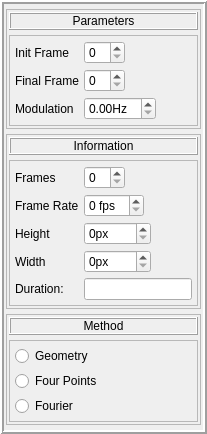
        <widget class="QFrame" name="Parameters">
         <property name="frameShape">
          <enum>QFrame::Box</enum>
         </property>
         <property name="frameShadow">
          <enum>QFrame::Raised</enum>
         </property>
         <property name="lineWidth">
          <number>2</number>
         </property>
         <layout class="QVBoxLayout" name="verticalLayout_2">
          <property name="spacing">
           <number>5</number>
          </property>
          <property name="leftMargin">
           <number>2</number>
          </property>
          <property name="topMargin">
           <number>5</number>
          </property>
          <property name="rightMargin">
           <number>2</number>
          </property>
          <property name="bottomMargin">
           <number>5</number>
          </property>
          <item>
           <widget class="QFrame" name="parms_control">
            <property name="frameShape">
             <enum>QFrame::StyledPanel</enum>
            </property>
            <property name="frameShadow">
             <enum>QFrame::Raised</enum>
            </property>
            <layout class="QVBoxLayout" name="verticalLayout_3">
             <property name="spacing">
              <number>5</number>
             </property>
             <property name="sizeConstraint">
              <enum>QLayout::SetDefaultConstraint</enum>
             </property>
             <property name="leftMargin">
              <number>2</number>
             </property>
             <property name="topMargin">
              <number>2</number>
             </property>
             <property name="rightMargin">
              <number>2</number>
             </property>
             <property name="bottomMargin">
              <number>2</number>
             </property>
             <item>
              <widget class="QLabel" name="lblParameters">
               <property name="sizePolicy">
                <sizepolicy hsizetype="Preferred" vsizetype="Fixed">
                 <horstretch>0</horstretch>
                 <verstretch>0</verstretch>
                </sizepolicy>
               </property>
               <property name="frameShape">
                <enum>QFrame::Box</enum>
               </property>
               <property name="frameShadow">
                <enum>QFrame::Raised</enum>
               </property>
               <property name="text">
                <string>Parameters</string>
               </property>
               <property name="alignment">
                <set>Qt::AlignCenter</set>
               </property>
              </widget>
             </item>
             <item>
              <widget class="QFrame" name="ctlProcess">
               <property name="frameShape">
                <enum>QFrame::StyledPanel</enum>
               </property>
               <property name="frameShadow">
                <enum>QFrame::Raised</enum>
               </property>
               <layout class="QFormLayout" name="formLayout">
                <property name="sizeConstraint">
                 <enum>QLayout::SetDefaultConstraint</enum>
                </property>
                <property name="horizontalSpacing">
                 <number>5</number>
                </property>
                <property name="verticalSpacing">
                 <number>5</number>
                </property>
                <property name="leftMargin">
                 <number>5</number>
                </property>
                <property name="topMargin">
                 <number>5</number>
                </property>
                <property name="rightMargin">
                 <number>5</number>
                </property>
                <property name="bottomMargin">
                 <number>5</number>
                </property>
                <item row="0" column="0">
                 <widget class="QLabel" name="initFrameLabel">
                  <property name="text">
                   <string>Init Frame</string>
                  </property>
                 </widget>
                </item>
                <item row="0" column="1">
                 <widget class="QSpinBox" name="initFrameSpinBox">
                  <property name="sizePolicy">
                   <sizepolicy hsizetype="Fixed" vsizetype="Fixed">
                    <horstretch>0</horstretch>
                    <verstretch>0</verstretch>
                   </sizepolicy>
                  </property>
                 </widget>
                </item>
                <item row="1" column="0">
                 <widget class="QLabel" name="finalFrameLabel">
                  <property name="text">
                   <string>Final Frame</string>
                  </property>
                 </widget>
                </item>
                <item row="1" column="1">
                 <widget class="QSpinBox" name="finalFrameSpinBox">
                  <property name="sizePolicy">
                   <sizepolicy hsizetype="Fixed" vsizetype="Fixed">
                    <horstretch>0</horstretch>
                    <verstretch>0</verstretch>
                   </sizepolicy>
                  </property>
                 </widget>
                </item>
                <item row="2" column="0">
                 <widget class="QLabel" name="modulationLabel">
                  <property name="text">
                   <string>Modulation</string>
                  </property>
                 </widget>
                </item>
                <item row="2" column="1">
                 <widget class="QDoubleSpinBox" name="modulation">
                  <property name="sizePolicy">
                   <sizepolicy hsizetype="Fixed" vsizetype="Fixed">
                    <horstretch>0</horstretch>
                    <verstretch>0</verstretch>
                   </sizepolicy>
                  </property>
                  <property name="suffix">
                   <string>Hz</string>
                  </property>
                 </widget>
                </item>
               </layout>
              </widget>
             </item>
            </layout>
           </widget>
          </item>
          <item>
           <widget class="QFrame" name="parms_info">
            <property name="frameShape">
             <enum>QFrame::StyledPanel</enum>
            </property>
            <property name="frameShadow">
             <enum>QFrame::Raised</enum>
            </property>
            <layout class="QVBoxLayout" name="verticalLayout_4">
             <property name="spacing">
              <number>5</number>
             </property>
             <property name="sizeConstraint">
              <enum>QLayout::SetDefaultConstraint</enum>
             </property>
             <property name="leftMargin">
              <number>2</number>
             </property>
             <property name="topMargin">
              <number>2</number>
             </property>
             <property name="rightMargin">
              <number>2</number>
             </property>
             <property name="bottomMargin">
              <number>2</number>
             </property>
             <item>
              <widget class="QLabel" name="lblInfo">
               <property name="sizePolicy">
                <sizepolicy hsizetype="Preferred" vsizetype="Fixed">
                 <horstretch>0</horstretch>
                 <verstretch>0</verstretch>
                </sizepolicy>
               </property>
               <property name="frameShape">
                <enum>QFrame::Box</enum>
               </property>
               <property name="frameShadow">
                <enum>QFrame::Raised</enum>
               </property>
               <property name="text">
                <string>Information</string>
               </property>
               <property name="alignment">
                <set>Qt::AlignCenter</set>
               </property>
              </widget>
             </item>
             <item>
              <widget class="QFrame" name="info_data">
               <property name="frameShape">
                <enum>QFrame::StyledPanel</enum>
               </property>
               <property name="frameShadow">
                <enum>QFrame::Raised</enum>
               </property>
               <layout class="QFormLayout" name="formLayout_2">
                <property name="horizontalSpacing">
                 <number>5</number>
                </property>
                <property name="verticalSpacing">
                 <number>5</number>
                </property>
                <property name="leftMargin">
                 <number>5</number>
                </property>
                <property name="topMargin">
                 <number>5</number>
                </property>
                <property name="rightMargin">
                 <number>5</number>
                </property>
                <property name="bottomMargin">
                 <number>5</number>
                </property>
                <item row="0" column="0">
                 <widget class="QLabel" name="framesLabel">
                  <property name="text">
                   <string>Frames</string>
                  </property>
                 </widget>
                </item>
                <item row="0" column="1">
                 <widget class="QSpinBox" name="framesSpinBox">
                  <property name="sizePolicy">
                   <sizepolicy hsizetype="Fixed" vsizetype="Fixed">
                    <horstretch>0</horstretch>
                    <verstretch>0</verstretch>
                   </sizepolicy>
                  </property>
                 </widget>
                </item>
                <item row="1" column="0">
                 <widget class="QLabel" name="frameRateLabel">
                  <property name="text">
                   <string>Frame Rate</string>
                  </property>
                 </widget>
                </item>
                <item row="1" column="1">
                 <widget class="QSpinBox" name="frameRate">
                  <property name="sizePolicy">
                   <sizepolicy hsizetype="Fixed" vsizetype="Fixed">
                    <horstretch>0</horstretch>
                    <verstretch>0</verstretch>
                   </sizepolicy>
                  </property>
                  <property name="suffix">
                   <string> fps</string>
                  </property>
                  <property name="prefix">
                   <string/>
                  </property>
                 </widget>
                </item>
                <item row="2" column="0">
                 <widget class="QLabel" name="heightLabel">
                  <property name="text">
                   <string>Height</string>
                  </property>
                 </widget>
                </item>
                <item row="2" column="1">
                 <widget class="QSpinBox" name="framesHeight">
                  <property name="sizePolicy">
                   <sizepolicy hsizetype="Fixed" vsizetype="Fixed">
                    <horstretch>0</horstretch>
                    <verstretch>0</verstretch>
                   </sizepolicy>
                  </property>
                  <property name="suffix">
                   <string>px</string>
                  </property>
                  <property name="maximum">
                   <number>4096</number>
                  </property>
                 </widget>
                </item>
                <item row="3" column="0">
                 <widget class="QLabel" name="widthLabel">
                  <property name="text">
                   <string>Width</string>
                  </property>
                 </widget>
                </item>
                <item row="3" column="1">
                 <widget class="QSpinBox" name="frameWidth">
                  <property name="sizePolicy">
                   <sizepolicy hsizetype="Fixed" vsizetype="Fixed">
                    <horstretch>0</horstretch>
                    <verstretch>0</verstretch>
                   </sizepolicy>
                  </property>
                  <property name="suffix">
                   <string>px</string>
                  </property>
                  <property name="prefix">
                   <string/>
                  </property>
                  <property name="maximum">
                   <number>2048</number>
                  </property>
                 </widget>
                </item>
                <item row="4" column="0">
                 <widget class="QLabel" name="durationLabel">
                  <property name="text">
                   <string>Duration:</string>
                  </property>
                 </widget>
                </item>
                <item row="4" column="1">
                 <widget class="QLineEdit" name="duration"/>
                </item>
               </layout>
              </widget>
             </item>
            </layout>
           </widget>
          </item>
          <item>
           <widget class="QFrame" name="parms_method">
            <property name="frameShape">
             <enum>QFrame::StyledPanel</enum>
            </property>
            <property name="frameShadow">
             <enum>QFrame::Raised</enum>
            </property>
            <layout class="QVBoxLayout" name="verticalLayout_5">
             <property name="spacing">
              <number>5</number>
             </property>
             <property name="sizeConstraint">
              <enum>QLayout::SetDefaultConstraint</enum>
             </property>
             <property name="leftMargin">
              <number>2</number>
             </property>
             <property name="topMargin">
              <number>2</number>
             </property>
             <property name="rightMargin">
              <number>2</number>
             </property>
             <property name="bottomMargin">
              <number>2</number>
             </property>
             <item>
              <widget class="QLabel" name="lblInfo_2">
               <property name="sizePolicy">
                <sizepolicy hsizetype="Preferred" vsizetype="Fixed">
                 <horstretch>0</horstretch>
                 <verstretch>0</verstretch>
                </sizepolicy>
               </property>
               <property name="frameShape">
                <enum>QFrame::Box</enum>
               </property>
               <property name="frameShadow">
                <enum>QFrame::Raised</enum>
               </property>
               <property name="text">
                <string>Method</string>
               </property>
               <property name="alignment">
                <set>Qt::AlignCenter</set>
               </property>
              </widget>
             </item>
             <item>
              <widget class="QFrame" name="frame">
               <property name="frameShape">
                <enum>QFrame::StyledPanel</enum>
               </property>
               <property name="frameShadow">
                <enum>QFrame::Raised</enum>
               </property>
               <layout class="QVBoxLayout" name="verticalLayout_6">
                <property name="spacing">
                 <number>5</number>
                </property>
                <property name="leftMargin">
                 <number>5</number>
                </property>
                <property name="topMargin">
                 <number>5</number>
                </property>
                <property name="rightMargin">
                 <number>5</number>
                </property>
                <property name="bottomMargin">
                 <number>5</number>
                </property>
                <item>
                 <widget class="QRadioButton" name="btnGeometry">
                  <property name="text">
                   <string>Geometry</string>
                  </property>
                 </widget>
                </item>
                <item>
                 <widget class="QRadioButton" name="btnFourPoints">
                  <property name="text">
                   <string>Four Points</string>
                  </property>
                 </widget>
                </item>
                <item>
                 <widget class="QRadioButton" name="btnFourier">
                  <property name="text">
                   <string>Fourier</string>
                  </property>
                 </widget>
                </item>
               </layout>
              </widget>
             </item>
            </layout>
           </widget>
          </item>
         </layout>
        </widget>
